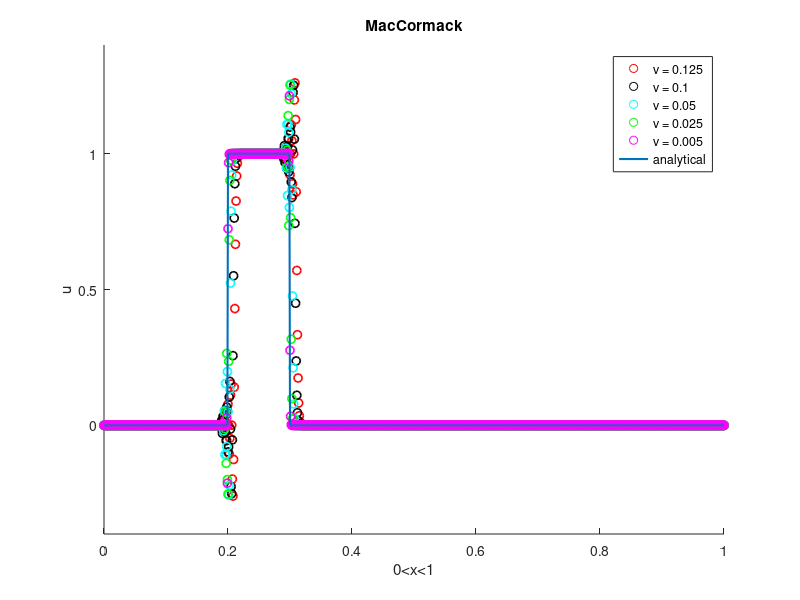

MATLAB code for this plot:
clc
clear all
close all

 L = 1;%[0,1]
 delta_x = 0.001*L ;%mesh makani(mitavand riztar ham shavad.)
 %%%har ghadr zarib bala riztar shod javab behtar shod!!!!
 
 a = 0.5 ;%Defined, but can be changed
  


delta_t=[0.00025,0.0002,0.0001,0.00005,0.00001];  %%riz kardan mesh(zamani)
col=['r','k','c','g','m']

for i = 1 : length(delta_t)
    
     %dt and dx 
  x = 0.0 : delta_x : L ;
  X = length(x) ;
  dt = delta_t(i) ;
  total_time = 100 ;
  
  %pre defining matrix
  u = zeros(X,1) ;
  analytical = zeros(X,1) ;
  error = zeros(X,1) ;
    
 
  %nu=alfa*dt/dx
  nu = [a*delta_t(1)/delta_x, a*delta_t(2)/delta_x, a*delta_t(3)/delta_x, a*delta_t(4)/delta_x, a*delta_t(5)/delta_x] ; 
  
  for ix = 1 : X
      if (x(ix)>=0.0 && x(ix)<0.2)
          u(ix) = 0.0 ;
      elseif (x(ix)>=0.2 && x(ix)<0.3)
          u(ix) = 1.0 ;
      else
          u(ix) = 0.0 ;      
      end
  end 
  
  for it = 1 : total_time
      %game aval
      for ix = 2 : X-1
         us(ix) = u(ix) - a*dt*(u(ix+1)-u(ix))/delta_x ; 
      end
      %game dovom
     for ix = 2 : X-1
         u(ix) = 0.5*((u(ix)+us(ix)) - a*dt*(us(ix)-us(ix-1))/delta_x) ; 
     end

 
        for ix = 1 : X
      if (x(ix)>=0.0 && x(ix)<0.2)
          analytical(ix) = 0.0 ;
      elseif (x(ix)>=0.2 && x(ix)<0.3)
          analytical(ix) = 1.0 ;
      else
          analytical(ix) = 0.0 ;      
      end
  end 
      
  end
  
    hold on
    scatter (x,u,col(i),'linewidth',1.2)
    axis([0 1 0 1])
    
    
    xlabel 0<x<1
    ylabel u
    title 'MacCormack'
  
end
plot(x,analytical,'linewidth',1.5)
xlim([0 1])
ylim([-0.4 1.4])
legend('\nu = 0.125','\nu = 0.1','\nu = 0.05','\nu = 0.025','\nu = 0.005', 'analytical')
%    for ix = 1 : X
%       error(ix) = abs(u(ix)-analytical(ix)) ;
%      fprintf('\n x: %f  Numerical u: %f  Analytical u: %f Error: %f \n', x(ix), u(ix), analytical(ix), error(ix))
%    end